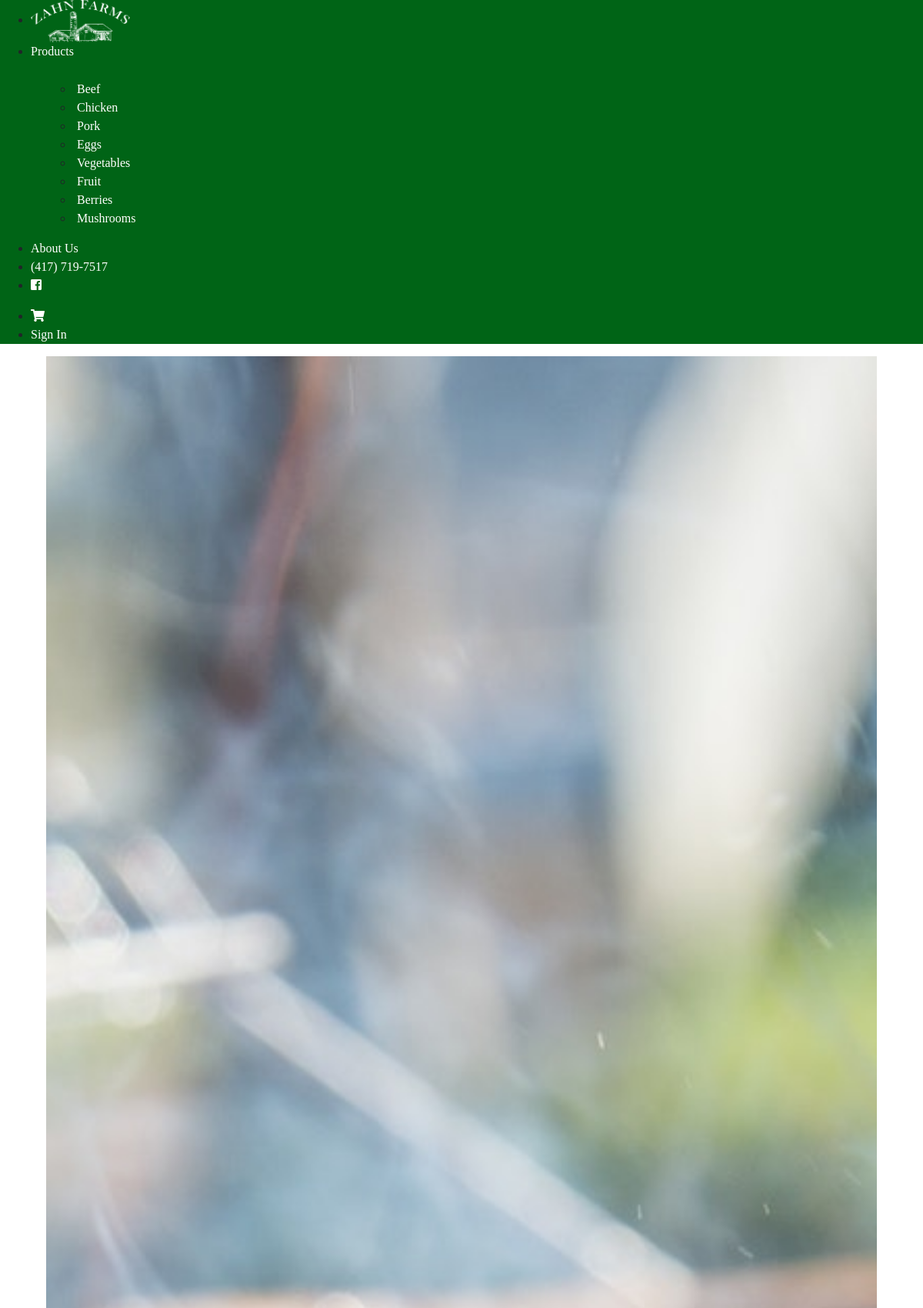
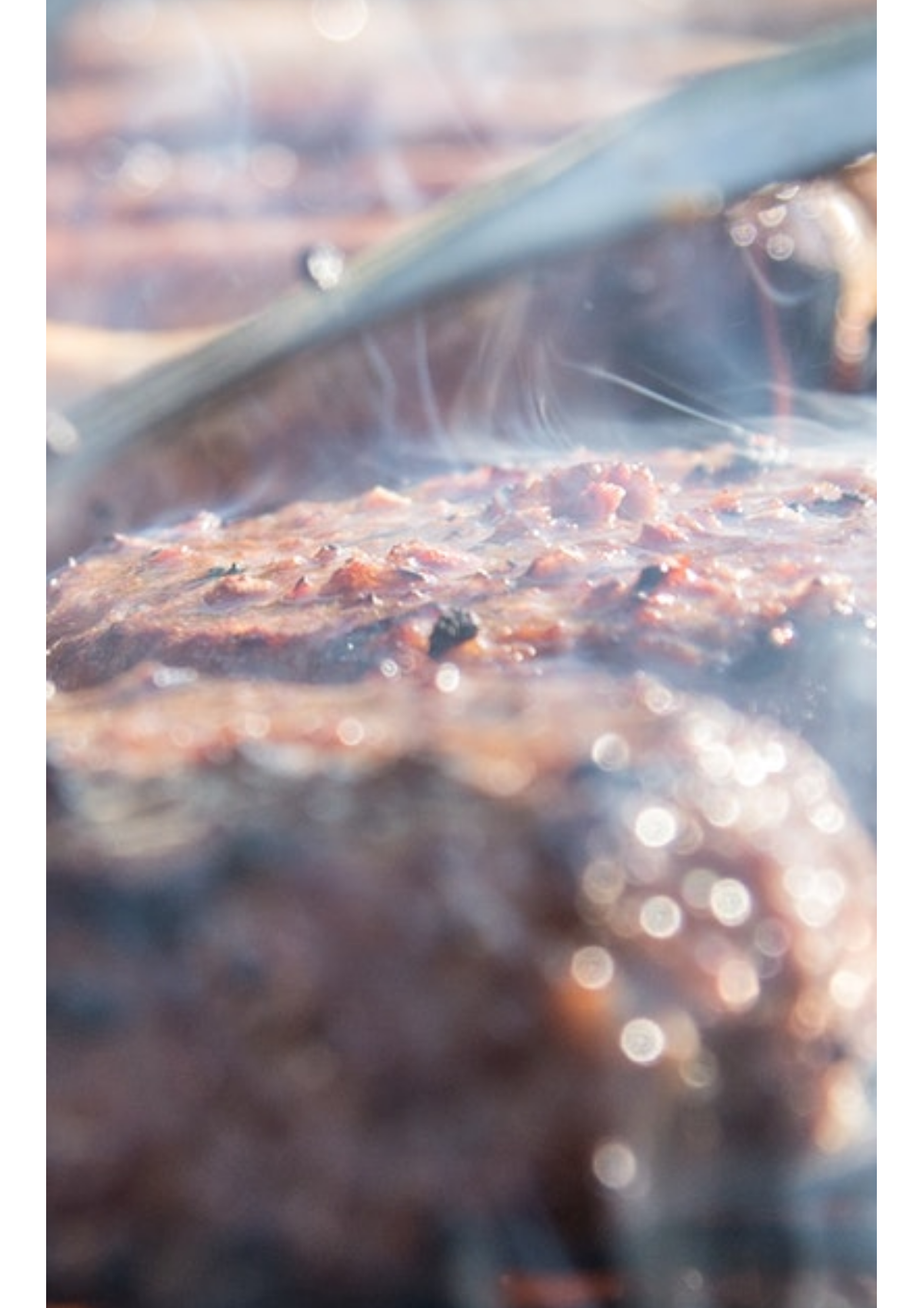
The app's page /product?catID=41 (upper part) with its own data (2 pictures, top to bottom).
### tables this page shows
CREATE TABLE `categories` (
  `catID` int(11) NOT NULL,
  `catName` varchar(25) NOT NULL,
  `image` varchar(255) NOT NULL,
  `taxRate` decimal(4,4) NOT NULL DEFAULT '0.0000',
  `hide` tinyint(1) NOT NULL
);

CREATE TABLE `products` (
  `productID` int(11) NOT NULL,
  `productName` varchar(50) NOT NULL,
  `portionsID` int(11) NOT NULL,
  `price` decimal(10,2) DEFAULT NULL,
  `qty` int(10) DEFAULT NULL,
  `shortDesc` varchar(255) DEFAULT NULL,
  `fullDesc` varchar(255) DEFAULT NULL,
  `catID` int(11) NOT NULL,
  `image` varchar(255) NOT NULL,
  `sizeID` int(11) DEFAULT NULL,
  `outOfSeason` tinyint(1) NOT NULL,
  `hide` tinyint(1) NOT NULL
);

### models/products_db.php (called while the page is built, shortened)
<?php
function getAllCategoriesShow(){
    global $db;
    $sql = "SELECT * FROM categories WHERE hide = 0";
    $qry = $db->query($sql);
    $aryCat = $qry->fetchAll();
    return $aryCat;
}
function productsByCatID($catID){
    global $db;
    $sql = "SELECT * FROM products WHERE catID = $catID";
    $qry = $db->query($sql);
    $aryProd = $qry->fetchAll();
    return $aryProd;
}
function sizesByID($sizeID) {
    global $db;
    $sql = "SELECT * FROM sizes WHERE sizeID = $sizeID";
    $qry = $db->query($sql);
    $sizes = $qry->fetchAll();
    return $sizes;
}

### product/products.php (the view, shortened to what this page needs)
<?php
$aryProd = productsByCatID($catID);
?>
<h1 class="slogan">Short about us here</h1>
<section>
    <div class="uk-grid-small uk-child-width-1-4@s uk-child-width-1-2 uk-flex-center uk-text-center" uk-grid>
        <?php
        foreach($aryProd as $prod){
          $qty = $prod['qty'];
          if ($prod['sizeID'] != null) {
            $sizeAry = sizesByID($prod['sizeID']);
            $qty = 0;
            foreach ($sizeAry as $size){
              $qty += $size['qty'];
            }
          }
          if ($prod['hide'] == 0) {
          ?>
            <a href="?catID=<?=$catID?>&prodID=<?=$prod['productID']?>"
              class="<?php echo(($prod['outOfSeason'] == 1 || $qty == 0) ? 'uk-flex-last' : '' )?>">
              <div class="uk-card card-rows uk-card-default ">
                <div class="uk-card-media-top">
                  <img class="card-image"  src="../images/<?=$prod['image']?>" alt="<?=$prod['productName']?> Image">
                </div>
                <?php
                if ($prod['outOfSeason'] == 1){
                ?>
                  <div class="uk-overlay uk-overlay-primary uk-position-cover" style="overflow:hidden">
                    <p class="card-name" style="font-weight:bold;text-decoration:underline;">OUT OF<br>SEASON</p>
                    <p class="card-name uk-position-bottom"><?=$prod['productName']?></p><br>
                  </div>
                <?php
                } else if ($qty == 0){
                ?>
                  <div class="uk-overlay uk-overlay-primary uk-position-cover" style="overflow:hidden">
                    <p class="card-name" style="font-weight:bold;text-decoration:underline;">OUT OF<br>STOCK</p>
                    <div>
                      <p class="card-name uk-position-bottom"><?=$prod['productName']?></p>
                    </div>
                  </div>
                <?php
                } else {
                  if ($prod['sizeID'] != null) {
                    $sizeAry = sizesByID($prod['sizeID']);
                  }
                }
                ?>
                <div class="uk-overlay uk-overlay-primary uk-position-bottom">
                  <p class="card-name"><?=$prod['productName']?></p>
                </div>
              </div>
            </a>
        <?php
          }
        }
        ?>
    </div>
</section>

### views/navbar.php (shortened to what this page needs)
<div class="no-print" uk-sticky="sel-target: .uk-navbar-container; cls-active: uk-navbar-sticky">
    <nav class="nav-bar uk-navbar-container" uk-navbar>
        <div class="uk-navbar-left">
            <ul class="uk-navbar-nav">
                <li>
                    <a class="uk-logo" style="min-width:177px;" href="../product/">
                        <img style="" src="../images/Logo.png" alt="Zahn Farms Logo">
                    </a>
                </li>
                <li>
                    <a href="../product/">Products</a>
                    <div class="uk-navbar-dropdown" delay-hide="250">
                        <ul class="uk-nav uk-navbar-dropdown-nav">
                            <?php
                            $aryCat = getAllCategoriesShow();
                            foreach($aryCat as $cat){
                            ?>
                            <li><a href="../product?catID=<?=$cat['catID']?>"><?=$cat['catName']?></a></li>
                            <?php
                            }
                            ?>
                        </ul>
                    </div>
                </li>
                <li><a href="../aboutUs/aboutUs.php">About Us</a></li>
                <li><a href="tel:417-719-7517" class="navContact">(417) 719-7517</a></li>
                <li><a href="https://www.facebook.com/ZahnFarms/" target="_blank"><i
                            class="fab fa-facebook-square"></i></a></li>
            </ul>
        </div>
        <div class="uk-navbar-right">
            <ul class="uk-navbar-nav">
                <li><a href="../product/cart.php"><i class="fas fa-shopping-cart"></i></a></li>
                <li><a href="../admin/">Sign In</a></li>
            </ul>
        </div>
    </nav>
</div>

### views/styles.css (style rules this page uses)
:root { --primary-green: #006416; --secondary-green: #18890B; --dark-green: #022900; }
html, body { background-image: url("../images/barnWood.jpg"); background-size: cover; padding:0px; font-family: "Caveat Brush", cursive; }
body { display: flex; flex-direction: column; min-height: 100vh; }
.uk-navbar-container { background-color: var(--primary-green) !important; }
.uk-navbar-nav>li>a { font-family: 'Libre Baskerville', serif; font-weight: 500; font-size: 1em; }
.uk-navbar-dropdown { background-color: var(--primary-green); font-family: 'Libre Baskerville', cursive; padding: 15px; margin-top:10px; }
.uk-navbar-dropdown-nav>li>a { padding-left:5px; }
nav a, nav a:hover { color: white !important; text-decoration: none; }
nav img { height:55px; width: 129px; }
h1 { color: black; margin: 50px; text-align: center; }
.slogan { font-family: 'Caveat Brush', cursive; font-size: 1.6em; margin:0px; padding-bottom:30px; }
.uk-card { font-family: 'Caveat Brush', cursive; font-size: 1.4em; background-color: rgba(1,1,1,0); box-shadow: none; }
.card-rows { width: 100%; padding-top: 100%; border-radius:7px; overflow: hidden; }
.uk-card-media-top { position: absolute; top: 0; left: 0; bottom: 0; right: 0; }
.card-image { object-fit: cover; width: 100%; height: 100%; }
.uk-overlay { padding: 5px; }
.uk-overlay p { padding: 0px; margin: 0px; }
.no-print { display: block; }

### records on screen
categories: catName "Beef"
categories: catName "Chicken"
categories: catName "Pork"
categories: catName "Eggs"
categories: catName "Vegetables"
categories: catName "Fruit"
categories: catName "Berries"
categories: catName "Mushrooms"
products: image (picture)
